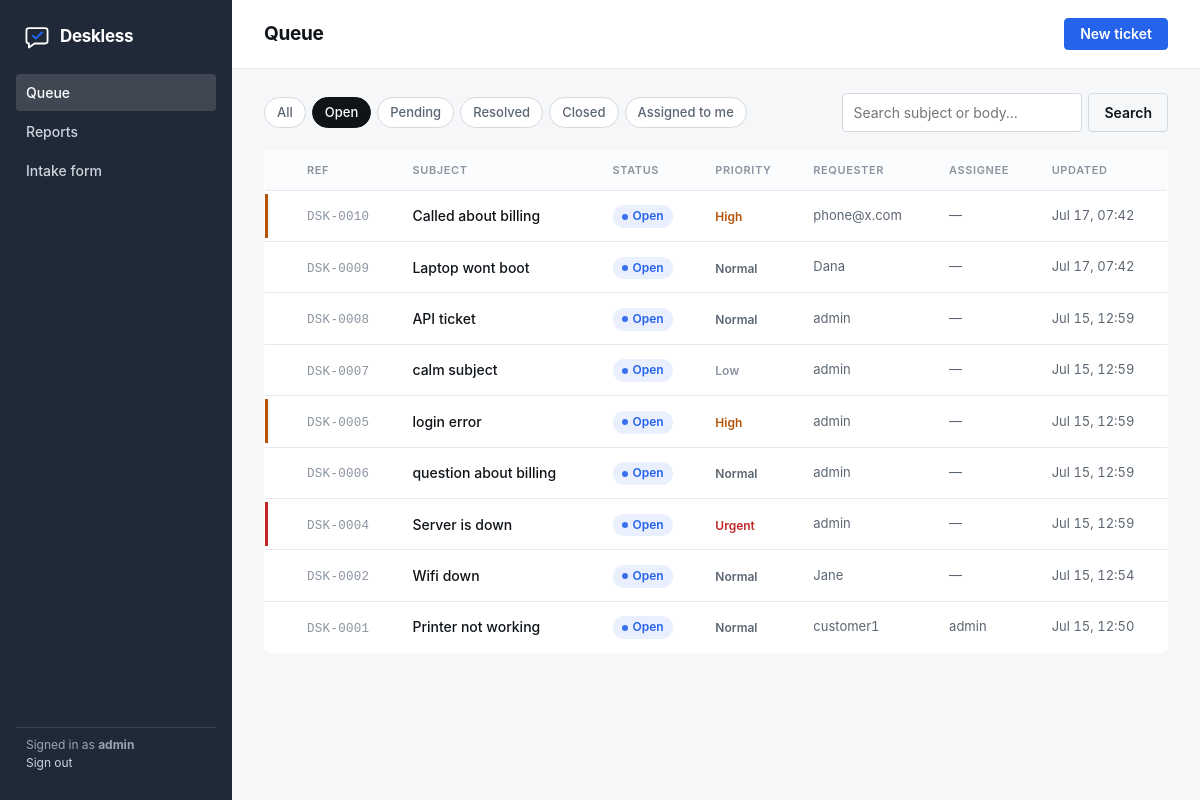
Page /?status=open (signed in) on the committed database.
### tickets/models.py (models this page shows, shortened)
class Ticket(models.Model):
    STATUS = [
        ("open", "Open"),
        ("pending", "Pending"),
        ("resolved", "Resolved"),
        ("closed", "Closed"),
    ]
    PRIORITY = [
        ("low", "Low"),
        ("normal", "Normal"),
        ("high", "High"),
        ("urgent", "Urgent"),
    ]
    subject = models.CharField(max_length=255)
    body = models.TextField(blank=True)
    status = models.CharField(max_length=10, choices=STATUS, default="open")
    priority = models.CharField(max_length=10, choices=PRIORITY, default="normal")
    reporter = models.ForeignKey(
        settings.AUTH_USER_MODEL,
        on_delete=models.PROTECT,
        related_name="reported_tickets",
    )
    assignee = models.ForeignKey(
        settings.AUTH_USER_MODEL,
        on_delete=models.SET_NULL,
        related_name="assigned_tickets",
        null=True,
        blank=True,
        limit_choices_to={"is_staff": True},
    )
    created_at = models.DateTimeField(auto_now_add=True)
    updated_at = models.DateTimeField(auto_now=True)
    class Meta:
        ordering = ["-updated_at"]

### tickets/views.py (the view)
# urls.py: path("", views.ticket_list, name="ticket_list"),
@login_required
def ticket_list(request):
    tickets = Ticket.objects.select_related("reporter", "assignee")
    status = request.GET.get("status")
    mine = request.GET.get("mine")
    query = request.GET.get("q", "")
    if status:
        tickets = tickets.filter(status=status)
    if mine:
        tickets = tickets.filter(assignee=request.user)
    if query:
        tickets = tickets.filter(Q(subject__icontains=query) | Q(body__icontains=query))
    page_obj = Paginator(tickets, 25).get_page(request.GET.get("page"))
    params = request.GET.copy()
    params.pop("page", None)
    qs = params.urlencode()
    return render(request, "tickets/list.html", {
        "tickets": page_obj,
        "page_obj": page_obj,
        "status_choices": Ticket.STATUS,
        "current_status": status,
        "mine": mine,
        "query": query,
        "qs": qs + "&" if qs else "",
    })

### tickets/context_processors.py (called while the page is built)
def branding(request):
    return {
        "brand_name": settings.BRAND_NAME,
        "brand_color": settings.BRAND_COLOR,
        "brand_accent": settings.BRAND_ACCENT,
    }

### tickets/templates/tickets/list.html (shortened to what this page needs)
{% extends "base.html" %}
{% block nav_queue %}active{% endblock %}
{% block content %}
<div class="topbar">
  <h1>Queue</h1>
  <a class="btn" href="{% url 'ticket_new' %}">New ticket</a>
</div>
<main>
  <div class="filters">
    <a class="chip {% if not current_status and not mine %}on{% endif %}" href="{% url 'ticket_list' %}">All</a>
    {% for value, label in status_choices %}
      <a class="chip {% if current_status == value %}on{% endif %}" href="?status={{ value }}">{{ label }}</a>
    {% endfor %}
    <a class="chip {% if mine %}on{% endif %}" href="?mine=1">Assigned to me</a>
    <form method="get">
      <input type="search" name="q" placeholder="Search subject or body…" value="{{ query }}" aria-label="Search tickets">
      <button class="btn ghost" type="submit">Search</button>
    </form>
  </div>
  <table class="queue">
    <thead>
      <tr>
        <th></th><th>Ref</th><th>Subject</th><th>Status</th><th>Priority</th>
        <th>Requester</th><th>Assignee</th><th>Updated</th>
      </tr>
    </thead>
    <tbody>
      {% for t in tickets %}
      <tr class="pr-{{ t.priority }}">
        <td class="spine"><span></span></td>
        <td><span class="ref">DSK-{{ t.pk|stringformat:"04d" }}</span></td>
        <td><a class="subj" href="{% url 'ticket_detail' t.pk %}">{{ t.subject }}</a></td>
        <td><span class="badge s-{{ t.status }}">{{ t.get_status_display }}</span></td>
        <td><span class="prio p-{{ t.priority }}">{{ t.get_priority_display }}</span></td>
        <td class="meta">{{ t.reporter.get_full_name|default:t.reporter.username }}</td>
        <td class="meta">{{ t.assignee.username|default:"—" }}</td>
        <td class="meta">{{ t.updated_at|date:"M j, H:i" }}</td>
      </tr>
      {% empty %}
      <tr><td colspan="8"><div class="empty">Nothing in this view. When a request comes in, it lands here.</div></td></tr>
      {% endfor %}
    </tbody>
  </table>
</main>
{% endblock %}

### tickets/templates/base.html (shortened to what this page needs)
<!doctype html>
<html lang="en">
<head>
</head>
<body>
{% block body %}
  <div class="shell">
    <aside class="rail">
      <div class="brand">
        <svg width="26" height="26" viewBox="0 0 32 32" fill="none" aria-hidden="true">
          <path d="M6 5h20a3 3 0 0 1 3 3v13a3 3 0 0 1-3 3H13l-7 5v-5a3 3 0 0 1-3-3V8a3 3 0 0 1 3-3Z"
                stroke="#fff" stroke-width="2.2" stroke-linejoin="round"/>
          <path d="M11 14.5l3.5 3.5L22 10.5" stroke="{{ brand_accent }}"
                stroke-width="2.6" stroke-linecap="round" stroke-linejoin="round"/>
        </svg>
        <strong>{{ brand_name }}</strong>
      </div>
      {% if user.is_authenticated %}
      <nav>
        <a href="{% url 'ticket_list' %}" class="{% block nav_queue %}{% endblock %}">Queue</a>
        <a href="{% url 'reports' %}" class="{% block nav_reports %}{% endblock %}">Reports</a>
        <a href="{% url 'submit_ticket' %}">Intake form</a>
      </nav>
      <div class="spacer"></div>
      <div class="who">
        Signed in as <strong>{{ user.username }}</strong><br>
        <a href="{% url 'logout' %}">Sign out</a>
      </div>
      {% endif %}
    </aside>
    <div class="content">
      {% block content %}{% endblock %}
    </div>
  </div>
{% endblock %}
</body>
</html>

### rows in the picture
Ticket: pk "0010", subject "Called about billing", status "Open", priority "High", reporter.get_full_name "phone@x.com", assignee.username "—", updated_at "Jul 17, 07:42"
Ticket: pk "0009", subject "Laptop wont boot", status "Open", priority "Normal", reporter.get_full_name "Dana", assignee.username "—", updated_at "Jul 17, 07:42"
Ticket: pk "0008", subject "API ticket", status "Open", priority "Normal", reporter.get_full_name "admin", assignee.username "—", updated_at "Jul 15, 12:59"
Ticket: pk "0007", subject "calm subject", status "Open", priority "Low", reporter.get_full_name "admin", assignee.username "—", updated_at "Jul 15, 12:59"
Ticket: pk "0005", subject "login error", status "Open", priority "High", reporter.get_full_name "admin", assignee.username "—", updated_at "Jul 15, 12:59"
Ticket: pk "0006", subject "question about billing", status "Open", priority "Normal", reporter.get_full_name "admin", assignee.username "—", updated_at "Jul 15, 12:59"
Ticket: pk "0004", subject "Server is down", status "Open", priority "Urgent", reporter.get_full_name "admin", assignee.username "—", updated_at "Jul 15, 12:59"
Ticket: pk "0002", subject "Wifi down", status "Open", priority "Normal", reporter.get_full_name "Jane", assignee.username "—", updated_at "Jul 15, 12:54"
Ticket: pk "0001", subject "Printer not working", status "Open", priority "Normal", reporter.get_full_name "customer1", assignee.username "admin", updated_at "Jul 15, 12:50"

### other values in the picture
{{ brand_name }} "Deskless"
{{ user.username }} "admin"
{{ label }} "Open" "Pending" "Resolved" "Closed"
